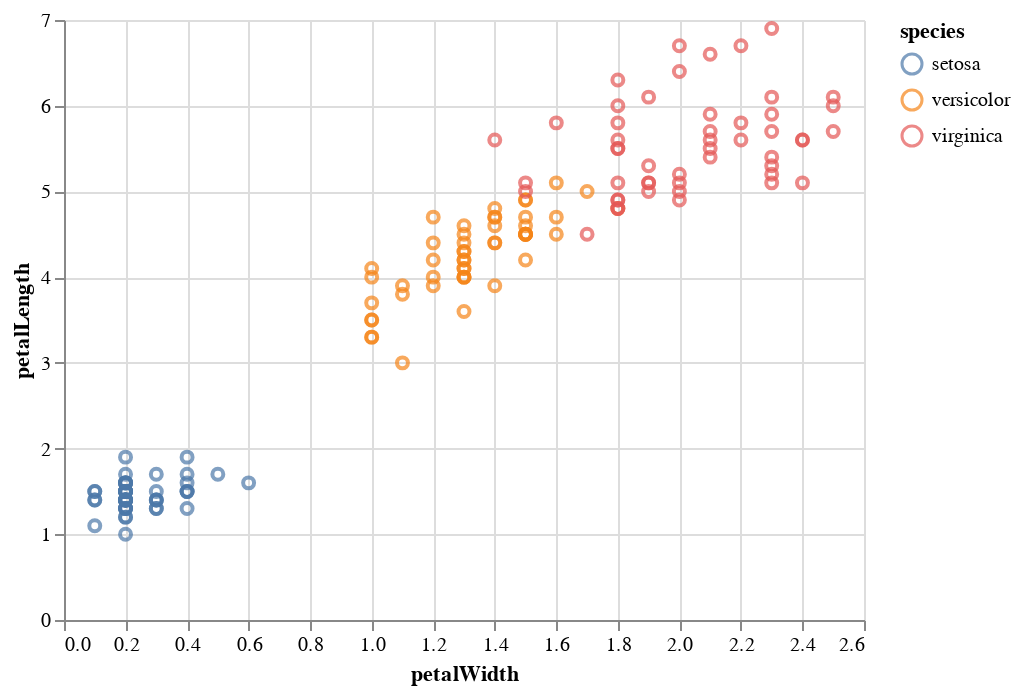

Notebook code cell kept with this figure:
### Code cell
alt.Chart(iris).mark_point().encode(
    x='petalWidth',
    y='petalLength',
    color='species'
).configure_view(
    strokeWidth=0
)

### Figure 1 — Vega-Lite specification as saved in the notebook (floating-point values rounded to 4 significant figures; data arrays with more than 128 entries replaced by an {"elided": "..."} marker saying what was removed)
{"$schema": "https://vega.github.io/schema/vega-lite/v2.4.3.json", "config": {"view": {"height": 300, "strokeWidth": 0, "width": 400}}, "data": {"values": {"elided": "150 records"}}, "encoding": {"color": {"field": "species", "type": "nominal"}, "x": {"field": "petalWidth", "type": "quantitative"}, "y": {"field": "petalLength", "type": "quantitative"}}, "mark": "point"}
